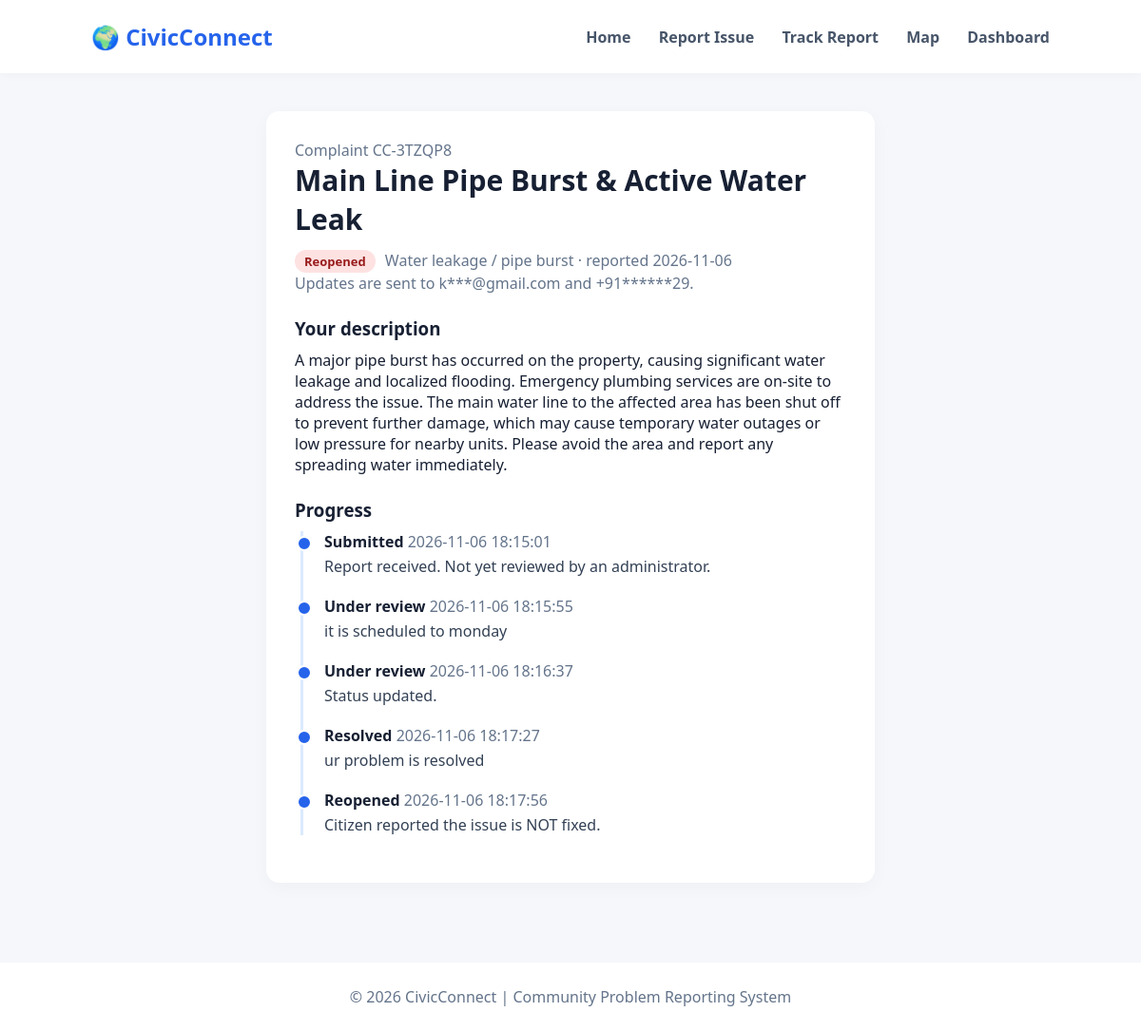
The app's page /track/CC-3TZQP8 with its own data.
### tables this page shows
CREATE TABLE reports (
            id INTEGER PRIMARY KEY AUTOINCREMENT,
            complaint_id TEXT UNIQUE NOT NULL,
            title TEXT NOT NULL,
            description TEXT NOT NULL,
            category TEXT NOT NULL,
            lat REAL,
            lng REAL,
            image TEXT,
            status TEXT NOT NULL DEFAULT 'submitted',
            is_verified INTEGER NOT NULL DEFAULT 0,
            duplicate_of INTEGER,
            duplicate_count INTEGER NOT NULL DEFAULT 0,
            citizen_verified INTEGER,
            created_at TEXT NOT NULL,
            updated_at TEXT NOT NULL,
            resolved_at TEXT
        , email TEXT, phone TEXT, contact_email TEXT, contact_phone TEXT);

CREATE TABLE status_updates (
            id INTEGER PRIMARY KEY AUTOINCREMENT,
            report_id INTEGER NOT NULL,
            status TEXT NOT NULL,
            note TEXT,
            proof_image TEXT,
            created_at TEXT NOT NULL,
            FOREIGN KEY (report_id) REFERENCES reports(id)
        );

### app.py (the view)
@app.route("/track/<complaint_id>")
def track_detail(complaint_id):
    db = get_db()
    r = db.execute("SELECT * FROM reports WHERE complaint_id = ?", (complaint_id.upper(),)).fetchone()
    if not r:
        flash("No report found with that ID. Check it and try again.", "error")
        return redirect(url_for("track"))
    original = None
    if r["duplicate_of"]:
        original = db.execute("SELECT * FROM reports WHERE id = ?", (r["duplicate_of"],)).fetchone()
    shown = original or r  # a linked report shows the progress of the report raised first
    rows = db.execute(
        "SELECT * FROM status_updates WHERE report_id = ? ORDER BY id", (shown["id"],)
    ).fetchall()
    history = [h for h in rows if not (original and (h["note"] or "").startswith("Citizen"))]
    return render_template("track_detail.html", r=r, shown=shown, original=original, history=history)

### app.py (called while the page is built)
def get_db():
    if "db" not in g:
        g.db = sqlite3.connect(DB_PATH)
        g.db.row_factory = sqlite3.Row
    return g.db

@app.template_filter("mask_email")
def mask_email(value):
    if not value or "@" not in value:
        return ""
    name, domain = value.split("@", 1)
    return name[:1] + "***@" + domain

@app.template_filter("mask_phone")
def mask_phone(value):
    if not value:
        return ""
    return value[:3] + "******" + value[-2:] if len(value) > 6 else "***"

@app.after_request
def send_queued_notifications(response):
    jobs = g.pop("jobs", None)
    if jobs:
        notifier.dispatch(jobs, DB_PATH)
    return response

@app.context_processor
def inject_globals():
    return {"STATUS_LABELS": STATUS_LABELS, "CATEGORIES": CATEGORIES}

### templates/track_detail.html (shortened to what this page needs)
{% extends "base.html" %}
{% block content %}
<section class="card narrow">
    <p class="muted">Complaint {{ r['complaint_id'] }}</p>
    <h1>{{ r['title'] }}</h1>
    <p>
        <span class="badge {{ shown['status'] }}">{{ STATUS_LABELS[shown['status']] }}</span>
        <span class="muted">{{ CATEGORIES[r['category']][0] }} · reported {{ r['created_at'][:10] }}</span>
    </p>
    {% if r['contact_email'] or r['contact_phone'] %}
        <p class="muted">Updates are sent to
            {% if r['contact_email'] %}{{ r['contact_email']|mask_email }}{% endif %}
            {% if r['contact_email'] and r['contact_phone'] %} and {% endif %}
            {% if r['contact_phone'] %}{{ r['contact_phone']|mask_phone }}{% endif %}.
        </p>
    {% endif %}
    <h3>Your description</h3>
    <p>{{ r['description'] }}</p>
    <h3>Progress</h3>
    <ol class="timeline">
        {% for h in history %}
        <li>
            <strong>{{ STATUS_LABELS[h['status']] }}</strong>
            <span class="muted">{{ h['created_at'] }}</span>
            {% if h['note'] %}<p>{{ h['note'] }}</p>{% endif %}
        </li>
        {% endfor %}
    </ol>
</section>
{% endblock %}

### static/style.css (style rules this page uses)
* { margin: 0; padding: 0; box-sizing: border-box; }
body { font-family: "Segoe UI", Arial, sans-serif; background: #f5f7fb; color: #172033; }

### static/app.css (style rules this page uses)
.container h1 { font-size: 30px; margin-bottom: 12px; }
.container h3 { margin: 24px 0 10px; }
.card { background: white; border-radius: 14px; padding: 30px; margin-bottom: 24px; box-shadow: 0 5px 20px #00000008; }
.card.narrow { max-width: 640px; margin-left: auto; margin-right: auto; }
.muted { color: #64748b; font-weight: 400; }
.badge { display: inline-block; padding: 3px 10px; border-radius: 999px; font-size: 13px; font-weight: 600; margin-right: 6px; }
.badge.reopened { background: #fee2e2; color: #991b1b; }
.timeline { list-style: none; border-left: 3px solid #dbeafe; margin-left: 6px; padding-left: 22px; }
.timeline li { position: relative; margin-bottom: 20px; }
.timeline li::before { content: ""; position: absolute; left: -29px; top: 5px; width: 12px; height: 12px; border-radius: 50%; background: #2563eb; border: 2px solid white; }
.timeline p { margin-top: 4px; color: #334155; }

### records on screen
reports: complaint_id "CC-3TZQP8", title "Main Line Pipe Burst & Active Water Leak", status "Reopened", category "Water leakage / pipe burst", created_at "2026-11-06", contact_email|mask_email "k***@gmail.com", contact_phone|mask_phone "+91******29", description "A major pipe burst has occurred on the property, causing significant water leakage and localized flooding. Emergency plumbing services are on-site to address the issue. The main water line to the affected area has been shut off to prevent further damage, which may cause temporary water outages or low pressure for nearby units. Please avoid the area and report any spreading water immediately."
status_updates: status "Submitted", created_at "2026-11-06 18:15:01", note "Report received. Not yet reviewed by an administrator."
status_updates: status "Under review", created_at "2026-11-06 18:15:55", note "it is scheduled to monday"
status_updates: status "Under review", created_at "2026-11-06 18:16:37", note "Status updated."
status_updates: status "Resolved", created_at "2026-11-06 18:17:27", note "ur problem is resolved"
status_updates: status "Reopened", created_at "2026-11-06 18:17:56", note "Citizen reported the issue is NOT fixed."
